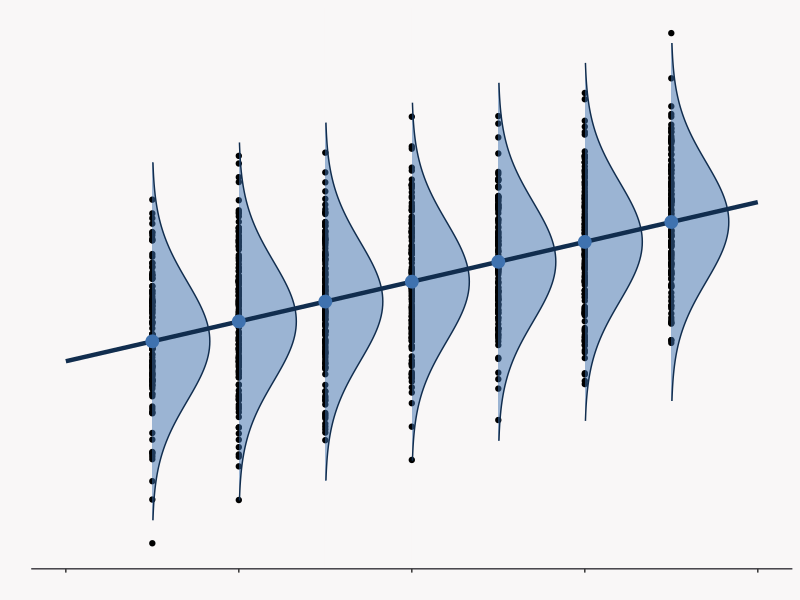

Write R code to recreate this figure.
## ---- chunk 1
#| echo: false
library(ggplot2)
set.seed(4352)

#' scaled_dnorm
#' 
#' 
scaled_dnorm <- function(x, mean = 0, sd = 1, scale) dnorm(x, mean, sd) * scale

#' geom_norm_density
#' 
#' 
geom_norm_density <- function(mean, sd, fun, args, y_offset, color, fill,
                              alpha, scale) {
  ggplot2::geom_area(
    stat = "function",
    fun = fun,
    args = list(mean = mean, sd = sd, scale = scale),
    xlim = c(mean - 3 * sd, mean + 3 * sd),
    position = ggplot2::position_nudge(y = y_offset),
    color = color,
    fill = fill,
    alpha = alpha
  )
}

plot_alpha <- .50
plot_fill <- "#3F72AF"
plot_color <- "#112D4E"
plot_xlim <- c(-18, 18)

n <- 1000
x <- sample(1:7, n, replace = TRUE)
b <- 1
var_xb <- var(x*b)
std_error <- 9
y <- 2 + b*x  + rnorm(n, sd = sqrt(std_error))

data <- 
  tibble::tibble(
    x = x,
    y = y
  ) |>
  dplyr::mutate(
    y_cond_mean = 2 + x
  )

ggplot2::ggplot(
  data = data,
  ggplot2::aes(x = y, y = x)
) + 
  ggplot2::geom_point() + 
  geom_norm_density(
    mean = 3,
    sd = sqrt(9),
    scale = 5,
    fun = scaled_dnorm,
    y_offset = 1,
    color = plot_color,
    fill = plot_fill,
    alpha = plot_alpha
  ) +
  geom_norm_density(
    mean = 4,
    sd = sqrt(9),
    scale = 5,
    fun = scaled_dnorm,
    y_offset = 2,
    color = plot_color,
    fill = plot_fill,
    alpha = plot_alpha
  ) +
  geom_norm_density(
    mean = 5,
    sd = sqrt(9),
    scale = 5,
    fun = scaled_dnorm,
    y_offset = 3,
    color = plot_color,
    fill = plot_fill,
    alpha = plot_alpha
  ) +
  geom_norm_density(
    mean = 6,
    sd = sqrt(9),
    scale = 5,
    fun = scaled_dnorm,
    y_offset = 4,
    color = plot_color,
    fill = plot_fill,
    alpha = plot_alpha
  ) +
  geom_norm_density(
    mean = 7,
    sd = sqrt(9),
    scale = 5,
    fun = scaled_dnorm,
    y_offset = 5,
    color = plot_color,
    fill = plot_fill,
    alpha = plot_alpha
  ) +
  geom_norm_density(
    mean = 8,
    sd = sqrt(9),
    scale = 5,
    fun = scaled_dnorm,
    y_offset = 6,
    color = plot_color,
    fill = plot_fill,
    alpha = plot_alpha
  ) +
  geom_norm_density(
    mean = 9,
    sd = sqrt(9),
    scale = 5,
    fun = scaled_dnorm,
    y_offset = 7,
    color = plot_color,
    fill = plot_fill,
    alpha = plot_alpha
  ) +
  ggplot2::coord_flip() + 
  ggplot2::geom_line(
    data = data.frame(x = 0:8, y = 2 + 0:8),
    color = plot_color,
    lwd = 1.5
  ) + 
  ggplot2::geom_point(
    data = data.frame(x = 1:7, y = 2 + 1:7),
    size = 4,
    shape = "circle",
    group = 1,
    color = plot_fill,
    fill = plot_color
  ) +
  ggplot2::theme(
    plot.background = element_rect(fill = "#F9F7F7", colour = "#F9F7F7"),
    panel.background = element_rect(fill = "#F9F7F7"),
    axis.line.x = element_line(colour = "#3D3C42"),
    axis.line.y = ggplot2::element_blank(),
    panel.grid.minor = element_line(colour = "#F9F7F7"),
    panel.grid.major = element_line(colour = "#F9F7F7"),
    axis.ticks.y = ggplot2::element_line(linewidth = 0),
    axis.text.y = ggplot2::element_blank(),
    axis.text.x = ggplot2::element_blank()
  ) + 
  ggplot2::labs(
    x = "",
    y = ""
  )

